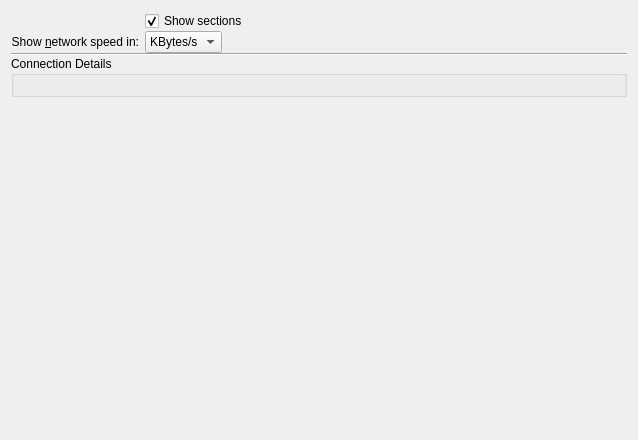
<?xml version="1.0" encoding="UTF-8"?>
<ui version="4.0">
 <class>Form</class>
 <widget class="QWidget" name="Form">
  <property name="geometry">
   <rect>
    <x>0</x>
    <y>0</y>
    <width>638</width>
    <height>440</height>
   </rect>
  </property>
  <layout class="QFormLayout" name="formLayout">
    <property name="verticalSpacing">
       <number>0</number>
    </property>
   <property name="fieldGrowthPolicy">
    <enum>QFormLayout::ExpandingFieldsGrow</enum>
   </property>
   <item row="0" column="1">
    <widget class="QCheckBox" name="kcfg_showSections">
     <property name="text">
      <string>Show sections</string>
     </property>
     <property name="checked">
      <bool>true</bool>
     </property>
     <property name="tristate">
      <bool>false</bool>
     </property>
    </widget>
   </item>
   <item row="1" column="0">
    <widget class="QLabel" name="label">
     <property name="text">
      <string>Show &amp;network speed in:</string>
     </property>
     <property name="alignment">
      <set>Qt::AlignRight|Qt::AlignTrailing|Qt::AlignVCenter</set>
     </property>
     <property name="buddy">
      <cstring>kcfg_networkSpeedUnit</cstring>
     </property>
    </widget>
   </item>
   <item row="1" column="1">
    <widget class="KComboBox" name="kcfg_networkSpeedUnit">
     <item>
      <property name="text">
       <string>KBytes/s</string>
      </property>
     </item>
     <item>
      <property name="text">
       <string>KBits/s</string>
      </property>
     </item>
    </widget>
   </item>
   <item row="2" column="0" colspan="2">
    <widget class="Line" name="line">
     <property name="orientation">
      <enum>Qt::Horizontal</enum>
     </property>
    </widget>
   </item>
   <item row="3" column="0" colspan="2">
    <widget class="QGroupBox" name="groupBox">
     <property name="title">
      <string>Connection Details</string>
     </property>
     <layout class="QVBoxLayout" name="verticalLayout">
      <item>
       <widget class="DetailKeysEditor" name="kcfg_detailKeys"/>
      </item>
     </layout>
    </widget>
   </item>
  </layout>
 </widget>
 <customwidgets>
  <customwidget>
   <class>KComboBox</class>
   <extends>QComboBox</extends>
   <header>kcombobox.h</header>
  </customwidget>
  <customwidget>
   <class>DetailKeysEditor</class>
   <extends>QWidget</extends>
   <header>detailkeyseditor.h</header>
  </customwidget>
 </customwidgets>
 <resources/>
 <connections/>
</ui>
